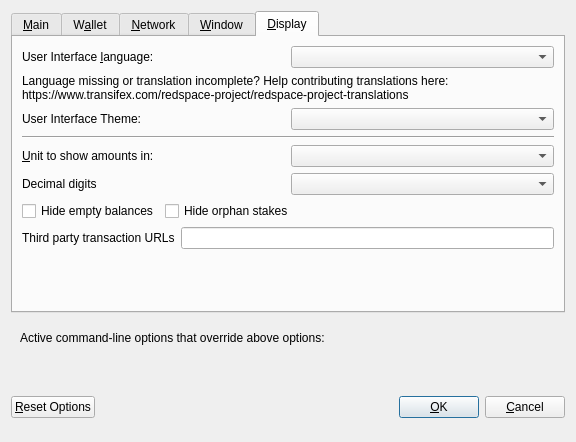
<?xml version="1.0" encoding="UTF-8"?>
<ui version="4.0">
 <class>OptionsDialog</class>
 <widget class="QDialog" name="OptionsDialog">
  <property name="geometry">
   <rect>
    <x>0</x>
    <y>0</y>
    <width>576</width>
    <height>442</height>
   </rect>
  </property>
  <property name="windowTitle">
   <string>Options</string>
  </property>
  <property name="modal">
   <bool>true</bool>
  </property>
  <layout class="QVBoxLayout" name="verticalLayout">
   <item>
    <widget class="QTabWidget" name="tabWidget">
     <property name="currentIndex">
      <number>4</number>
     </property>
     <widget class="QWidget" name="tabMain">
      <attribute name="title">
       <string>&amp;Main</string>
      </attribute>
      <layout class="QVBoxLayout" name="verticalLayout_Main">
       <item>
        <widget class="QCheckBox" name="bitcoinAtStartup">
         <property name="toolTip">
          <string>Automatically start redspace after logging in to the system.</string>
         </property>
         <property name="text">
          <string>&amp;Start redspace on system login</string>
         </property>
        </widget>
       </item>
       <item>
        <layout class="QHBoxLayout" name="horizontalLayout_2_Main">
         <item>
          <widget class="QLabel" name="databaseCacheLabel">
           <property name="text">
            <string>Size of &amp;database cache</string>
           </property>
           <property name="textFormat">
            <enum>Qt::PlainText</enum>
           </property>
           <property name="buddy">
            <cstring>databaseCache</cstring>
           </property>
          </widget>
         </item>
         <item>
          <widget class="QSpinBox" name="databaseCache"/>
         </item>
         <item>
          <widget class="QLabel" name="databaseCacheUnitLabel">
           <property name="text">
            <string>MB</string>
           </property>
           <property name="textFormat">
            <enum>Qt::PlainText</enum>
           </property>
          </widget>
         </item>
         <item>
          <spacer name="horizontalSpacer_2_Main">
           <property name="orientation">
            <enum>Qt::Horizontal</enum>
           </property>
           <property name="sizeHint" stdset="0">
            <size>
             <width>40</width>
             <height>20</height>
            </size>
           </property>
          </spacer>
         </item>
        </layout>
       </item>
       <item>
        <layout class="QHBoxLayout" name="horizontalLayout_3_Main">
         <item>
          <widget class="QLabel" name="threadsScriptVerifLabel">
           <property name="text">
            <string>Number of script &amp;verification threads</string>
           </property>
           <property name="textFormat">
            <enum>Qt::PlainText</enum>
           </property>
           <property name="buddy">
            <cstring>threadsScriptVerif</cstring>
           </property>
          </widget>
         </item>
         <item>
          <widget class="QSpinBox" name="threadsScriptVerif">
           <property name="toolTip">
            <string>(0 = auto, &lt;0 = leave that many cores free)</string>
           </property>
          </widget>
         </item>
         <item>
          <spacer name="horizontalSpacer_3_Main">
           <property name="orientation">
            <enum>Qt::Horizontal</enum>
           </property>
           <property name="sizeHint" stdset="0">
            <size>
             <width>40</width>
             <height>20</height>
            </size>
           </property>
          </spacer>
         </item>
        </layout>
       </item>
       <item>
        <spacer name="verticalSpacer_2">
         <property name="orientation">
          <enum>Qt::Vertical</enum>
         </property>
         <property name="sizeHint" stdset="0">
          <size>
           <width>20</width>
           <height>40</height>
          </size>
         </property>
        </spacer>
       </item>
       <item>
        <layout class="QHBoxLayout" name="horiz-autominting-layout">
         <item>
          <widget class="QCheckBox" name="checkBoxZeromintEnable">
           <property name="toolTip">
            <string>Enable automatic minting of RSC units to zRSC</string>
           </property>
           <property name="layoutDirection">
            <enum>Qt::LeftToRight</enum>
           </property>
           <property name="text">
            <string>Enable zRSC Automint</string>
           </property>
          </widget>
         </item>
         <item>
          <widget class="QCheckBox" name="checkBoxZeromintAddresses">
           <property name="toolTip">
            <string>Enable automatic zRSC minting from specific addresses</string>
           </property>
           <property name="layoutDirection">
            <enum>Qt::LeftToRight</enum>
           </property>
           <property name="text">
            <string>Enable Automint Addresses</string>
           </property>
          </widget>
         </item>
        </layout>
       </item>
       <item>
        <layout class="QHBoxLayout" name="horizontalLayout_3">
         <item>
          <widget class="QLabel" name="percentage_label">
           <property name="toolTip">
            <string>Percentage of incoming RSC which get automatically converted to zRSC via Zerocoin Protocol (min: 10%)</string>
           </property>
           <property name="text">
            <string>Percentage of autominted zRSC</string>
           </property>
          </widget>
         </item>
         <item>
          <widget class="QSpinBox" name="zeromintPercentage">
           <property name="minimum">
            <number>1</number>
           </property>
           <property name="maximum">
            <number>100</number>
           </property>
          </widget>
         </item>
        </layout>
       </item>
       <item>
        <layout class="QHBoxLayout" name="horizontalLayout" stretch="0,0">
         <property name="sizeConstraint">
          <enum>QLayout::SetFixedSize</enum>
         </property>
         <item>
          <widget class="QLabel" name="labelPreferredDenom">
           <property name="maximumSize">
            <size>
             <width>16777215</width>
             <height>16777215</height>
            </size>
           </property>
           <property name="toolTip">
            <string>Wait with automatic conversion to Zerocoin until enough RSC for this denomination is available</string>
           </property>
           <property name="text">
            <string>Preferred Automint zRSC Denomination</string>
           </property>
          </widget>
         </item>
         <item>
          <widget class="QComboBox" name="preferredDenom">
           <property name="maximumSize">
            <size>
             <width>16777215</width>
             <height>27</height>
            </size>
           </property>
           <property name="toolTip">
            <string>Wait with automatic conversion to Zerocoin until enough RSC for this denomination is available</string>
           </property>
           <property name="maxVisibleItems">
            <number>9</number>
           </property>
           <property name="maxCount">
            <number>9</number>
           </property>
          </widget>
         </item>
        </layout>
       </item>
      </layout>
     </widget>
     <widget class="QWidget" name="tabWallet">
      <attribute name="title">
       <string>W&amp;allet</string>
      </attribute>
      <layout class="QVBoxLayout" name="verticalLayout_Wallet">
       <item>
        <layout class="QHBoxLayout" name="horizontalLayout_2_Wallet">
         <item>
          <widget class="QLabel" name="labelStakeSplitThresholdText">
           <property name="text">
            <string>Stake split threshold:</string>
           </property>
          </widget>
         </item>
         <item>
          <widget class="QSpinBox" name="spinBoxStakeSplitThreshold">
           <property name="minimum">
            <number>1</number>
           </property>
           <property name="maximum">
            <number>999999</number>
           </property>
          </widget>
         </item>
        </layout>
       </item>
       <item>
        <widget class="QGroupBox" name="groupBox">
         <property name="title">
          <string>Expert</string>
         </property>
         <layout class="QVBoxLayout" name="verticalLayout_2">
          <item>
           <widget class="QCheckBox" name="coinControlFeatures">
            <property name="toolTip">
             <string>Whether to show coin control features or not.</string>
            </property>
            <property name="text">
             <string>Enable coin &amp;control features</string>
            </property>
           </widget>
          </item>
          <item>
           <widget class="QCheckBox" name="showMasternodesTab">
            <property name="toolTip">
             <string>Show additional tab listing all your masternodes in first sub-tab&lt;br/&gt;and all masternodes on the network in second sub-tab.</string>
            </property>
            <property name="text">
             <string>Show Masternodes Tab</string>
            </property>
           </widget>
          </item>
          <item>
           <widget class="QCheckBox" name="spendZeroConfChange">
            <property name="toolTip">
             <string>If you disable the spending of unconfirmed change, the change from a transaction&lt;br/&gt;cannot be used until that transaction has at least one confirmation.&lt;br/&gt;This also affects how your balance is computed.</string>
            </property>
            <property name="text">
             <string>&amp;Spend unconfirmed change</string>
            </property>
           </widget>
          </item>
         </layout>
        </widget>
       </item>
       <item>
        <spacer name="verticalSpacer_Wallet">
         <property name="orientation">
          <enum>Qt::Vertical</enum>
         </property>
         <property name="sizeHint" stdset="0">
          <size>
           <width>20</width>
           <height>40</height>
          </size>
         </property>
        </spacer>
       </item>
      </layout>
     </widget>
     <widget class="QWidget" name="tabNetwork">
      <attribute name="title">
       <string>&amp;Network</string>
      </attribute>
      <layout class="QVBoxLayout" name="verticalLayout_Network">
       <item>
        <widget class="QCheckBox" name="mapPortUpnp">
         <property name="toolTip">
          <string>Automatically open the redspace client port on the router. This only works when your router supports UPnP and it is enabled.</string>
         </property>
         <property name="text">
          <string>Map port using &amp;UPnP</string>
         </property>
        </widget>
       </item>
       <item>
        <widget class="QCheckBox" name="allowIncoming">
         <property name="toolTip">
          <string>Accept connections from outside</string>
         </property>
         <property name="text">
          <string>Allow incoming connections</string>
         </property>
        </widget>
       </item>
       <item>
        <widget class="QCheckBox" name="connectSocks">
         <property name="toolTip">
          <string>Connect to the redspace network through a SOCKS5 proxy.</string>
         </property>
         <property name="text">
          <string>&amp;Connect through SOCKS5 proxy (default proxy):</string>
         </property>
        </widget>
       </item>
       <item>
        <layout class="QHBoxLayout" name="horizontalLayout_1_Network">
         <item>
          <widget class="QLabel" name="proxyIpLabel">
           <property name="text">
            <string>Proxy &amp;IP:</string>
           </property>
           <property name="textFormat">
            <enum>Qt::PlainText</enum>
           </property>
           <property name="buddy">
            <cstring>proxyIp</cstring>
           </property>
          </widget>
         </item>
         <item>
          <widget class="QValidatedLineEdit" name="proxyIp">
           <property name="minimumSize">
            <size>
             <width>140</width>
             <height>0</height>
            </size>
           </property>
           <property name="maximumSize">
            <size>
             <width>140</width>
             <height>16777215</height>
            </size>
           </property>
           <property name="toolTip">
            <string>IP address of the proxy (e.g. IPv4: 127.0.0.1 / IPv6: ::1)</string>
           </property>
          </widget>
         </item>
         <item>
          <widget class="QLabel" name="proxyPortLabel">
           <property name="text">
            <string>&amp;Port:</string>
           </property>
           <property name="textFormat">
            <enum>Qt::PlainText</enum>
           </property>
           <property name="buddy">
            <cstring>proxyPort</cstring>
           </property>
          </widget>
         </item>
         <item>
          <widget class="QLineEdit" name="proxyPort">
           <property name="minimumSize">
            <size>
             <width>55</width>
             <height>0</height>
            </size>
           </property>
           <property name="maximumSize">
            <size>
             <width>55</width>
             <height>16777215</height>
            </size>
           </property>
           <property name="toolTip">
            <string>Port of the proxy (e.g. 9050)</string>
           </property>
          </widget>
         </item>
         <item>
          <spacer name="horizontalSpacer_1_Network">
           <property name="orientation">
            <enum>Qt::Horizontal</enum>
           </property>
           <property name="sizeHint" stdset="0">
            <size>
             <width>40</width>
             <height>20</height>
            </size>
           </property>
          </spacer>
         </item>
        </layout>
       </item>
       <item>
        <spacer name="verticalSpacer_Network">
         <property name="orientation">
          <enum>Qt::Vertical</enum>
         </property>
         <property name="sizeHint" stdset="0">
          <size>
           <width>20</width>
           <height>40</height>
          </size>
         </property>
        </spacer>
       </item>
      </layout>
     </widget>
     <widget class="QWidget" name="tabWindow">
      <attribute name="title">
       <string>&amp;Window</string>
      </attribute>
      <layout class="QVBoxLayout" name="verticalLayout_Window">
       <item>
        <widget class="QCheckBox" name="minimizeToTray">
         <property name="toolTip">
          <string>Show only a tray icon after minimizing the window.</string>
         </property>
         <property name="text">
          <string>&amp;Minimize to the tray instead of the taskbar</string>
         </property>
        </widget>
       </item>
       <item>
        <widget class="QCheckBox" name="minimizeOnClose">
         <property name="toolTip">
          <string>Minimize instead of exit the application when the window is closed. When this option is enabled, the application will be closed only after selecting Quit in the menu.</string>
         </property>
         <property name="text">
          <string>M&amp;inimize on close</string>
         </property>
        </widget>
       </item>
       <item>
        <spacer name="verticalSpacer_Window">
         <property name="orientation">
          <enum>Qt::Vertical</enum>
         </property>
         <property name="sizeHint" stdset="0">
          <size>
           <width>20</width>
           <height>40</height>
          </size>
         </property>
        </spacer>
       </item>
      </layout>
     </widget>
     <widget class="QWidget" name="tabDisplay">
      <attribute name="title">
       <string>&amp;Display</string>
      </attribute>
      <layout class="QVBoxLayout" name="verticalLayout_Display">
       <item>
        <layout class="QHBoxLayout" name="horizontalLayout_1_Display">
         <item>
          <widget class="QLabel" name="langLabel">
           <property name="text">
            <string>User Interface &amp;language:</string>
           </property>
           <property name="textFormat">
            <enum>Qt::PlainText</enum>
           </property>
           <property name="buddy">
            <cstring>lang</cstring>
           </property>
          </widget>
         </item>
         <item>
          <widget class="QValueComboBox" name="lang">
           <property name="toolTip">
            <string>The user interface language can be set here. This setting will take effect after restarting redspace.</string>
           </property>
          </widget>
         </item>
        </layout>
       </item>
       <item>
        <widget class="QLabel" name="label_3">
         <property name="toolTip">
          <string notr="true"/>
         </property>
         <property name="statusTip">
          <string notr="true"/>
         </property>
         <property name="whatsThis">
          <string notr="true"/>
         </property>
         <property name="accessibleName">
          <string notr="true"/>
         </property>
         <property name="text">
          <string>Language missing or translation incomplete? Help contributing translations here:
https://www.transifex.com/redspace-project/redspace-project-translations</string>
         </property>
         <property name="wordWrap">
          <bool>true</bool>
         </property>
         <property name="openExternalLinks">
          <bool>true</bool>
         </property>
         <property name="textInteractionFlags">
          <set>Qt::TextBrowserInteraction</set>
         </property>
        </widget>
       </item>
       <item>
        <layout class="QHBoxLayout" name="horizontalLayout_2_Display" stretch="0,0">
         <item>
          <widget class="QLabel" name="themeLabel">
           <property name="text">
            <string>User Interface Theme:</string>
           </property>
          </widget>
         </item>
         <item>
          <widget class="QValueComboBox" name="theme"/>
         </item>
        </layout>
       </item>
       <item>
        <widget class="Line" name="line">
         <property name="orientation">
          <enum>Qt::Horizontal</enum>
         </property>
        </widget>
       </item>
       <item>
        <layout class="QHBoxLayout" name="horizontalLayout_3_Display">
         <item>
          <widget class="QLabel" name="unitLabel">
           <property name="text">
            <string>&amp;Unit to show amounts in:</string>
           </property>
           <property name="textFormat">
            <enum>Qt::PlainText</enum>
           </property>
           <property name="buddy">
            <cstring>unit</cstring>
           </property>
          </widget>
         </item>
         <item>
          <widget class="QValueComboBox" name="unit">
           <property name="toolTip">
            <string>Choose the default subdivision unit to show in the interface and when sending coins.</string>
           </property>
          </widget>
         </item>
        </layout>
       </item>
       <item>
        <layout class="QHBoxLayout" name="horizontalLayout_4_Display">
         <item>
          <widget class="QLabel" name="digitsLabel">
           <property name="text">
            <string>Decimal digits</string>
           </property>
          </widget>
         </item>
         <item>
          <widget class="QValueComboBox" name="digits"/>
         </item>
        </layout>
       </item>
       <item>
        <layout class="QHBoxLayout" name="horizontalLayout_5_Display">
         <item>
          <widget class="QCheckBox" name="checkBoxHideZeroBalances">
           <property name="toolTip">
            <string>Hide empty balances</string>
           </property>
           <property name="layoutDirection">
            <enum>Qt::LeftToRight</enum>
           </property>
           <property name="text">
            <string>Hide empty balances</string>
           </property>
          </widget>
         </item>
         <item>
          <widget class="QCheckBox" name="checkBoxHideOrphans">
           <property name="toolTip">
            <string>Hide orphan stakes in transaction lists</string>
           </property>
           <property name="text">
            <string>Hide orphan stakes</string>
           </property>
          </widget>
         </item>
         <item>
          <spacer name="horizontalSpacer">
           <property name="orientation">
            <enum>Qt::Horizontal</enum>
           </property>
           <property name="sizeHint" stdset="0">
            <size>
             <width>40</width>
             <height>20</height>
            </size>
           </property>
          </spacer>
         </item>
        </layout>
       </item>
       <item>
        <layout class="QHBoxLayout" name="horizontalLayout_6_Display">
         <item>
          <widget class="QLabel" name="thirdPartyTxUrlsLabel">
           <property name="toolTip">
            <string>Third party URLs (e.g. a block explorer) that appear in the transactions tab as context menu items. %s in the URL is replaced by transaction hash. Multiple URLs are separated by vertical bar |.</string>
           </property>
           <property name="text">
            <string>Third party transaction URLs</string>
           </property>
           <property name="buddy">
            <cstring>thirdPartyTxUrls</cstring>
           </property>
          </widget>
         </item>
         <item>
          <widget class="QLineEdit" name="thirdPartyTxUrls">
           <property name="toolTip">
            <string>Third party URLs (e.g. a block explorer) that appear in the transactions tab as context menu items. %s in the URL is replaced by transaction hash. Multiple URLs are separated by vertical bar |.</string>
           </property>
          </widget>
         </item>
        </layout>
       </item>
       <item>
        <spacer name="verticalSpacer">
         <property name="orientation">
          <enum>Qt::Vertical</enum>
         </property>
         <property name="sizeHint" stdset="0">
          <size>
           <width>20</width>
           <height>40</height>
          </size>
         </property>
        </spacer>
       </item>
      </layout>
     </widget>
    </widget>
   </item>
   <item>
    <widget class="QFrame" name="frame">
     <layout class="QVBoxLayout" name="verticalLayout_Bottom">
      <item>
       <layout class="QHBoxLayout" name="horizontalLayout_Bottom">
        <item>
         <widget class="QLabel" name="overriddenByCommandLineInfoLabel">
          <property name="text">
           <string>Active command-line options that override above options:</string>
          </property>
          <property name="textFormat">
           <enum>Qt::PlainText</enum>
          </property>
         </widget>
        </item>
        <item>
         <spacer name="horizontalSpacer_Bottom">
          <property name="orientation">
           <enum>Qt::Horizontal</enum>
          </property>
          <property name="sizeHint" stdset="0">
           <size>
            <width>40</width>
            <height>20</height>
           </size>
          </property>
         </spacer>
        </item>
       </layout>
      </item>
      <item>
       <widget class="QLabel" name="overriddenByCommandLineLabel">
        <property name="text">
         <string/>
        </property>
        <property name="textFormat">
         <enum>Qt::PlainText</enum>
        </property>
        <property name="wordWrap">
         <bool>true</bool>
        </property>
       </widget>
      </item>
     </layout>
    </widget>
   </item>
   <item>
    <layout class="QHBoxLayout" name="horizontalLayout_Buttons">
     <item>
      <widget class="QPushButton" name="resetButton">
       <property name="toolTip">
        <string>Reset all client options to default.</string>
       </property>
       <property name="text">
        <string>&amp;Reset Options</string>
       </property>
       <property name="autoDefault">
        <bool>false</bool>
       </property>
      </widget>
     </item>
     <item>
      <spacer name="horizontalSpacer_1">
       <property name="orientation">
        <enum>Qt::Horizontal</enum>
       </property>
       <property name="sizeHint" stdset="0">
        <size>
         <width>40</width>
         <height>48</height>
        </size>
       </property>
      </spacer>
     </item>
     <item>
      <widget class="QLabel" name="statusLabel">
       <property name="minimumSize">
        <size>
         <width>200</width>
         <height>0</height>
        </size>
       </property>
       <property name="font">
        <font>
         <weight>75</weight>
         <bold>true</bold>
        </font>
       </property>
       <property name="text">
        <string/>
       </property>
       <property name="textFormat">
        <enum>Qt::PlainText</enum>
       </property>
       <property name="wordWrap">
        <bool>true</bool>
       </property>
      </widget>
     </item>
     <item>
      <spacer name="horizontalSpacer_2">
       <property name="orientation">
        <enum>Qt::Horizontal</enum>
       </property>
       <property name="sizeHint" stdset="0">
        <size>
         <width>40</width>
         <height>48</height>
        </size>
       </property>
      </spacer>
     </item>
     <item>
      <widget class="QPushButton" name="okButton">
       <property name="text">
        <string>&amp;OK</string>
       </property>
       <property name="autoDefault">
        <bool>false</bool>
       </property>
       <property name="default">
        <bool>true</bool>
       </property>
      </widget>
     </item>
     <item>
      <widget class="QPushButton" name="cancelButton">
       <property name="text">
        <string>&amp;Cancel</string>
       </property>
       <property name="autoDefault">
        <bool>false</bool>
       </property>
      </widget>
     </item>
    </layout>
   </item>
  </layout>
 </widget>
 <customwidgets>
  <customwidget>
   <class>QValidatedLineEdit</class>
   <extends>QLineEdit</extends>
   <header>qvalidatedlineedit.h</header>
  </customwidget>
  <customwidget>
   <class>QValueComboBox</class>
   <extends>QComboBox</extends>
   <header>qvaluecombobox.h</header>
  </customwidget>
 </customwidgets>
 <resources/>
 <connections/>
</ui>
